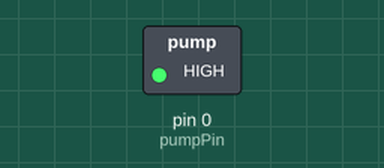
A sketch run on a simulated Arduino Uno, built with avr-gcc and run on an emulated ATmega328P. Parts: switched loads named in the sketch (green lamp = pin HIGH).

Above: at 3.0 s.
At 9.5 s:
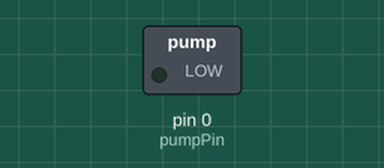
Timing chart, 0 to 16.9 s (numbered marks = the images above):
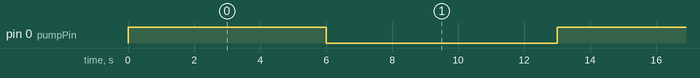

Measured:
- by itself, pin 0 (pumpPin): alternates HIGH for 6.0 s and LOW for 7.0 s

The sketch:

pumpandfan.ino
```cpp
const int pumpPin = 0; //fan = 22
unsigned long startTime = 0;
bool pumpRunning = false;


void turnOnPump() {
  digitalWrite(pumpPin, HIGH); // Turn on the pump
}

void turnOffPump() {
  digitalWrite(pumpPin, LOW); // Turn off the pump
}

void setup() {
  pinMode(pumpPin, OUTPUT);
}

void loop() {
  if (!pumpRunning) {
    turnOnPump();
    startTime = millis();
    pumpRunning = true;
  } else {
    unsigned long currentTime = millis();
    if (currentTime - startTime >= 5000) {
      turnOffPump();
      pumpRunning = false;
      delay(5000); // Delay before starting the pump again
    }
  }
  // turnOffPump();

  delay(2000);
}
```
